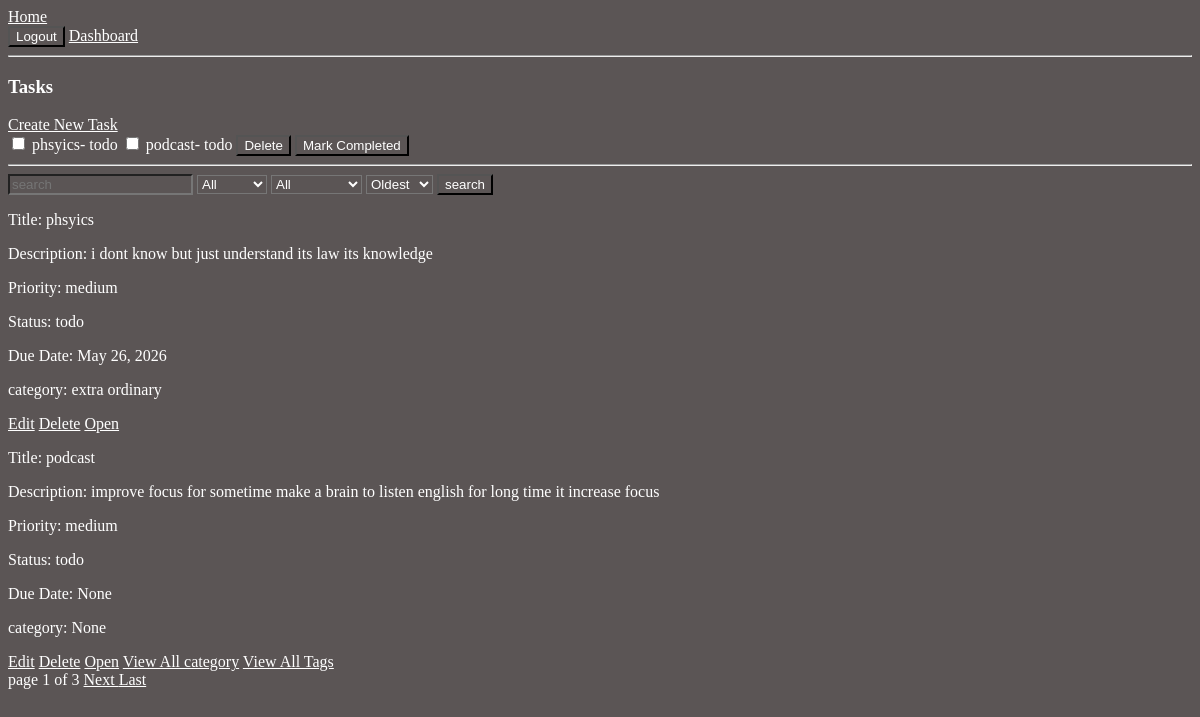
Before: /tasks/ (signed in) with the older database file.
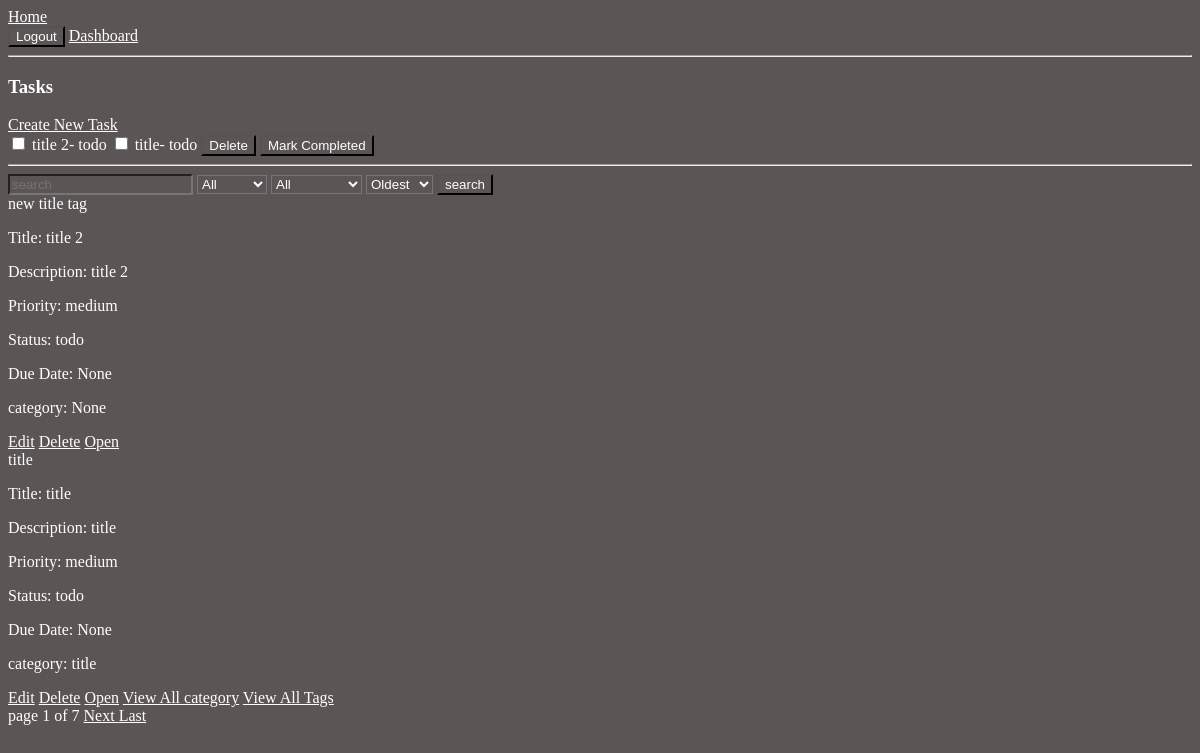
After: the same page with the newer database file.
### apps/tasks/models.py (models this page shows, shortened)
class Tasks(models.Model):
    PRIORITY_CHOICES = [
        ("low","Low"),
        ("medium", "Medium"),
        ("high", "High"),
    ]
    STATUS_CHOICES= [
        ('todo',"To Do"),
        ('in_progress','In Progress'),
        ('completed',"Completed"),
    ]
    user = models.ForeignKey(settings.AUTH_USER_MODEL, on_delete=models.CASCADE, related_name='tasks')
    category = models.ForeignKey(Categories, on_delete=models.SET_NULL,null=True, blank=True, related_name='tasks')
    title = models.CharField(max_length=220)
    description = models.CharField(blank=True)
    priority = models.CharField(max_length=20, choices=PRIORITY_CHOICES, default='medium')
    tags = models.ManyToManyField(Tag, blank=True, related_name='tasks')
    status = models.CharField(max_length=20, choices=STATUS_CHOICES, default='todo')
    due_date = models.DateField(null=True, blank=True)
    created_at = models.DateTimeField(auto_now_add=True)
    updated_at = models.DateTimeField(auto_now=True)
    class Meta:
        ordering = ['-created_at']

class Categories(models.Model):
    name = models.CharField(max_length=100)
    user = models.ForeignKey(
        settings.AUTH_USER_MODEL,
        on_delete=models.CASCADE,
        related_name='categories',
    )
    created_at = models.DateTimeField(auto_now_add=True)
    def __str__(self):
        return self.name

class Tag(models.Model):
    name = models.CharField(max_length=100)
    user = models.ForeignKey(settings.AUTH_USER_MODEL, on_delete=models.CASCADE, related_name='tags')
    created_at = models.DateTimeField(auto_now_add=True)

### apps/tasks/views.py (the view, shortened to what this page needs)
# urls.py: path('',TaskListView.as_view(), name='task_list'),
class TaskListView(LoginRequiredMixin,ListView):
    model = Tasks
    template_name = 'tasks/task_list.html'
    context_object_name = 'tasks'
    paginate_by = 2
    def get_queryset(self):
        queryset = Tasks.objects.filter(
            user = self.request.user
        )
        search_query = self.request.GET.get('q')
        priority = self.request.GET.get('priority')
        status = self.request.GET.get('status')
        ordering = self.request.GET.get('ordering')
        if search_query:
            queryset=queryset.filter(
                Q(title__icontains=search_query)|
                Q(description__icontains=search_query)
            )
        if priority:
            queryset = queryset.filter(priority=priority)
        if status:
            queryset = queryset.filter(status = status)
        allowed_ordering = [
            "created_at",
            "-created_at"
        ]
        if ordering in allowed_ordering:
            queryset = queryset.order_by(ordering)
        return queryset

### templates/tasks/task_list.html (shortened to what this page needs)
{% extends "base.html" %}
{% block content %}
<h3>Tasks</h3>
<a href="{% url "task_create" %}">Create New Task</a>
<form method="post">
    {% for task in tasks %}
    <input type="checkbox" name='selected_tasks' value="{{ task.id }}">
    {{ task.title }}-
    {{ task.status }}
    {% endfor %}
    <button type="submit" value="delete" name="action">Delete</button>
    <button type="submit" value="completed" name="action">Mark Completed</button>
    <hr>
</form>
<form method="get">
    <input type="text" name="q" placeholder="search" value="{{ request.GET.q }}">
    <select name="priority" >
        <option value="">All </option>
    </select>
    <select name="status" >
        <option value="">All</option>
    </select>
    <select name="ordering" >
        <option value="created_at">Oldest</option>
    </select>
    <button type="submit">search</button>
</form>
<div class="tasks">
    {% for task in tasks %}
    {% for tag in task.tags.all %}
    <span>{{ tag.name }}</span>
    {% endfor %}
    <p>Title: {{ task.title }}</p>
    <p>Description: {{ task.description }}</p>
    <p>Priority: {{ task.priority }}</p>
    <p>Status: {{ task.status }}</p>
    <p>Due Date: {{ task.due_date }}</p>
    <p>category: {{task.category }}</p>
    <a href="{% url "task_update" task.id %}">Edit</a>
    <a href="{% url "task_delete" task.id %}">Delete</a>
    <a href="{% url "task_detail" task.id %}">Open</a>
</div>
{% endfor %}
<a href="{% url "category_list" %}">View All category</a>
<a href="{% url "tag_list" %}">View All Tags</a>
<div>
        <span>
            page {{ page_obj.number }}
            of
            {{ page_obj.paginator.num_pages }}
        </span>
        {% if page_obj.has_next %}
            <a href="?page={{ page_obj.next_page_number }}">
                Next
            </a>
            <a href="?page={{ page_obj.paginator.num_pages }}">
                Last
            </a>
        {% endif %}
</div>
{% endblock  %}

### templates/base.html (shortened to what this page needs)
{% load static %}
<!DOCTYPE html>
<html lang="en">
<head>
    <link rel="stylesheet" href="{% static "css/base.css" %}">
</head>
<body>
    <nav>
        <a href="/">Home</a>
        {% if user.is_authenticated %}
            <form action="{% url "logout" %}" method="post">
                <button type="submit">Logout</button>
                <a href="{% url "dashboard" %}">Dashboard</a>
            </form>
        {% else %}
            <a href="{% url "signup" %}">Signup</a>
            <a href="{% url "login" %}">Login</a>
        {% endif %}
    </nav>
    <hr>
    {% block content %}
    {% endblock  %}
</body>
</html>

### static/css/base.css (style rules this page uses)
* { background-color: rgb(91, 85, 85); color: white; }

Changed rows visible on the page:
no longer on this page (row unchanged): Tasks: title "phsyics", status "todo", description "i dont know but just understand its law its knowledge", priority "medium", due_date "May 26, 2026", category "extra ordinary"
no longer on this page (row unchanged): Tasks: title "podcast", status "todo", description "improve focus for sometime make a brain to listen english for long time it increase focus", priority "medium", due_date "None", category "None"
added Tasks: title "title 2", status "todo", description "title 2", priority "medium", due_date "None", category "None"
added Tasks: title "title", status "todo", description "title", priority "medium", due_date "None", category "title"
added Tag: name "new title tag", shown under "title 2"
added Tag: name "title"
Other visible differences:
{{ page_obj.paginator.num_pages }}: "3" → "7"
